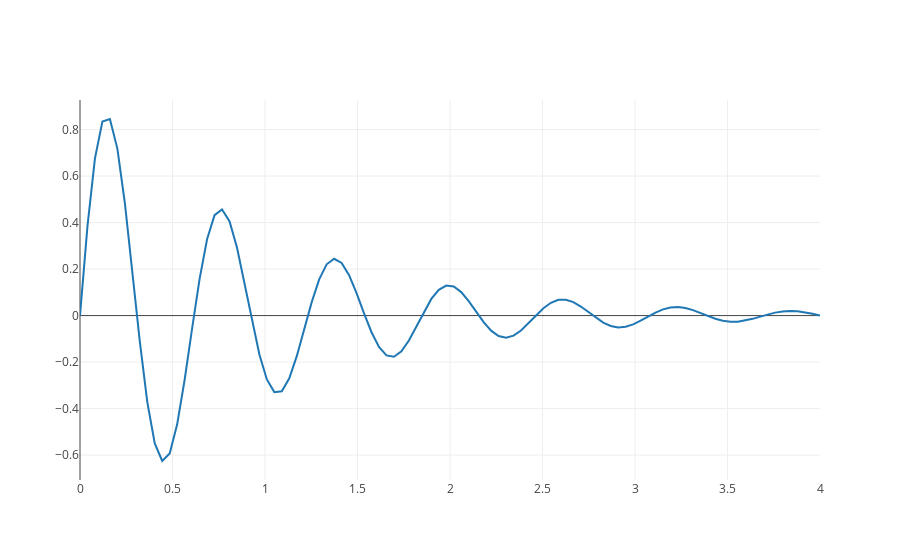

Notebook source saved alongside this figure:
### Markdown cell above
Let's start by visualising the dataset. a.k.a. data exploration

### Code cell
iplot({"data": [go.Scatter(x=x, y=y)]})
